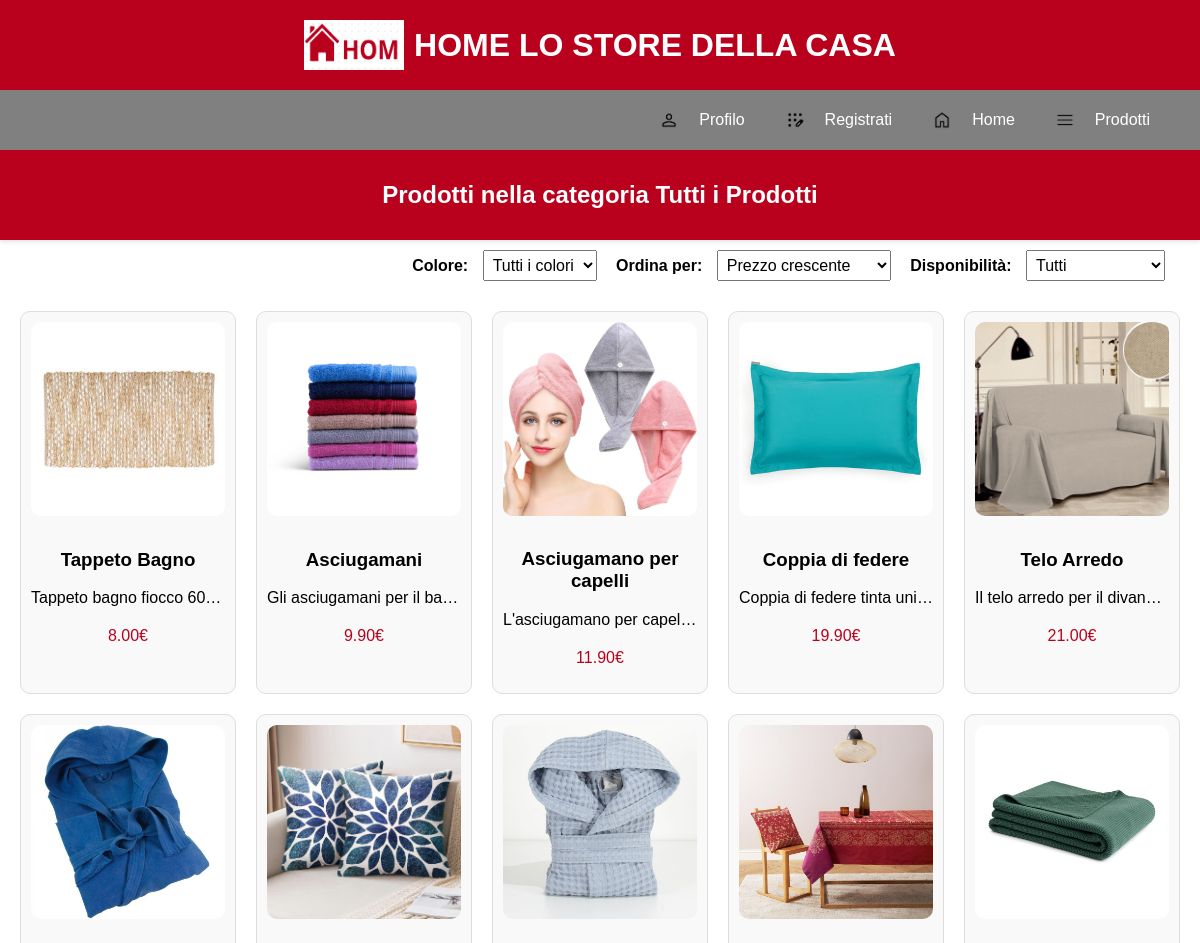
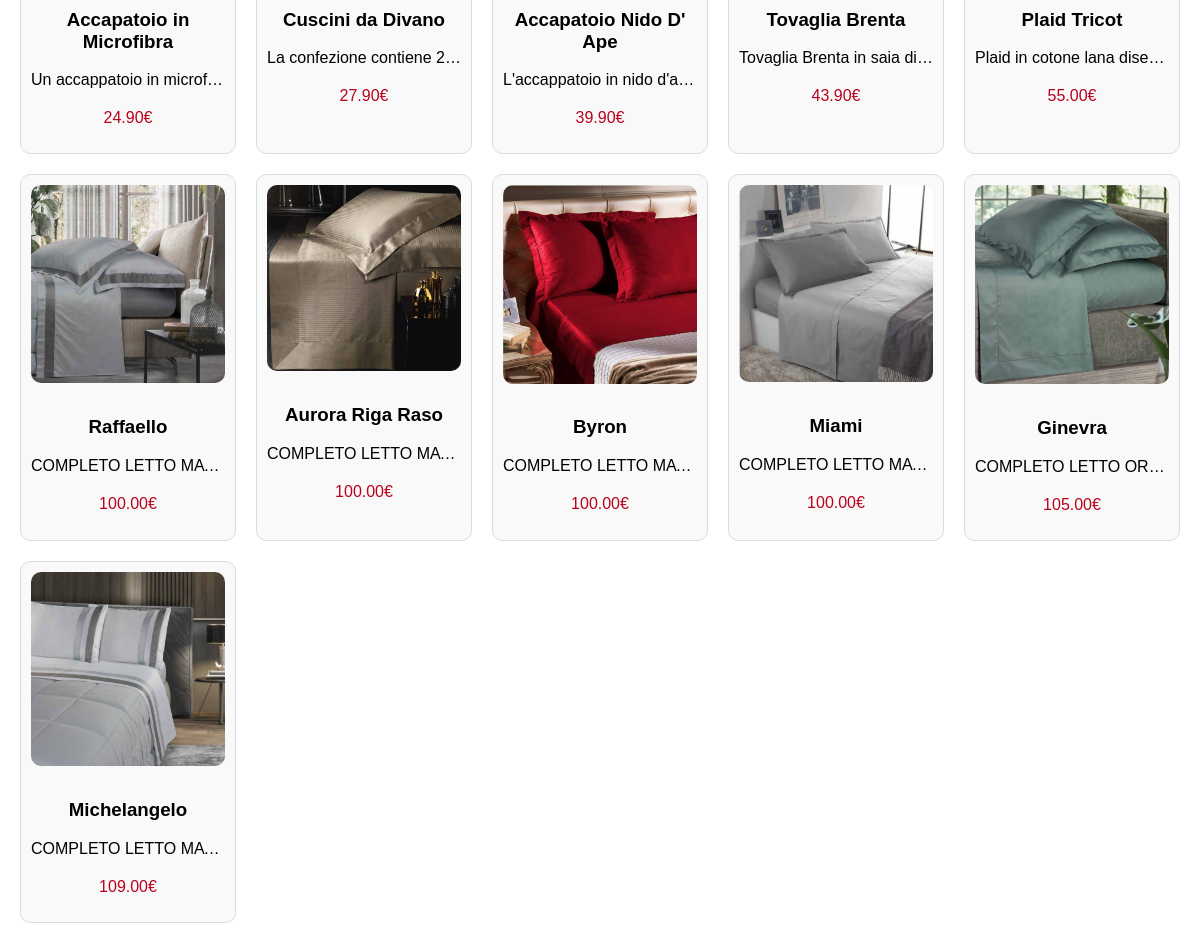
/tutti-i-prodotti/, run on the app's committed database (2 pictures, top to bottom).
### homestore/models.py (models this page shows, shortened)
class Product(models.Model):
    categoria = models.CharField(max_length=200)
    nome = models.CharField(max_length=200)
    descrizione = models.TextField()
    immagine = models.ImageField(upload_to='media/', blank=True, null=True)
    prezzo = models.DecimalField(max_digits=10, decimal_places=2)
    stock = models.PositiveIntegerField(default=0)
    available = models.BooleanField(default=True)
    created = models.DateTimeField(auto_now_add=True)
    updated = models.DateTimeField(auto_now=True)
    sold_count = models.PositiveIntegerField(default=0)
    colori = models.ManyToManyField(Color, blank=True)

### homestore/views.py (the view)
# urls.py: path('tutti-i-prodotti/', all_products, name='all_products'),
def all_products(request):
    order_by = request.GET.get('order', 'price_asc')
    selected_color_id = request.GET.get('color', None)
    availability = request.GET.get('availability')
    if order_by == 'price_asc':
        products = Product.objects.all().order_by('prezzo')  # Ordina per prezzo crescente
    elif order_by == 'price_desc':
        products = Product.objects.all().order_by('-prezzo')  # Ordina per prezzo decrescente
    else:
        products = Product.objects.all()  # Ordina senza filtro
    if selected_color_id:
        products = products.filter(colori__id=selected_color_id)
    if availability == 'available':
        products = products.filter(stock__gt=0)
    elif availability == 'unavailable':
        products = products.filter(stock=0)
    colors = Color.objects.all()
    return render(request, 'homestore/all_products.html', {
        'products': products,
        'order_by': order_by,
        'selected_color': selected_color_id,
        'colors': colors,
        'availability': availability,
    })

### homestore/templates/homestore/all_products.html (shortened to what this page needs)
{% extends 'homestore/nav.html' %}
{% load static %}
{% block content %}
<header>
    <div class="category-title">
        <h2>Prodotti nella categoria Tutti i Prodotti</h2>
    </div>
</header>
<div class="filters-container">
    <form method="get" class="filters">
        <label for="color">Colore:</label>
            <select name="color" id="color" onchange="this.form.submit()">
                <option value="">Tutti i colori</option>
            </select>
        <label for="order">Ordina per:</label>
        <select name="order" id="order" onchange="this.form.submit()">
            <option value="price_asc" {% if order_by == 'price_asc' %}selected{% endif %}>Prezzo crescente</option>
        </select>
        <label for="availability">Disponibilità:</label>
            <select name="availability" id="availability" onchange="this.form.submit()">
                <option value="">Tutti</option>
            </select>
    </form>
</div>
<main>
    <section>
    <div class="product-grid">
        {% for product in products %}
            <div class="product-item">
                <a href="{% url 'product_detail' product.id %}" class="product-info">
                    {% if product.immagine %}
                        <img src="{{ product.immagine.url }}" alt="{{ product.nome }}">
                    {% else %}
                        <p>Nessuna immagine disponibile</p>
                    {% endif %}
                    <h3>{{ product.nome }}</h3>
                    <div class="product-description">
                        <p class="truncated">{{ product.descrizione|truncatewords:15 }}</p>
                    </div>
                    <p class="price">{{ product.prezzo }}€</p>
                </a>
            </div>
        {% empty %}
        <div class="no-products-container">
            <div class="no-products-message">
                <i class="fas fa-exclamation-circle"></i> Nessun prodotto disponibile.
            </div>
        </div>
        {% endfor %}
    </div>
</section>
</main>
{% endblock %}

### homestore/static/css/style.css (style rules this page uses)
p { margin-top: 20px; text-align: center; }

### homestore/templates/homestore/nav.html (style rules this page uses)
body { font-family: Arial, sans-serif; margin: 0; padding: 0; overflow-x: hidden; }
header { background-color: #b9001c; color: white; padding: 10px 0; text-align: center; height: 70px; box-shadow: 0 2px 4px rgba(0, 0, 0, 0.1); display: flex; align-items: center; justify-content: center; gap: 10px; }

### homestore/templates/homestore/all_products.html (style rules this page uses)
.product-grid { display: grid; grid-template-columns: repeat(auto-fill, minmax(200px, 1fr)); gap: 20px; padding: 20px; }
.category-title { background-color: #b9001c; padding: 10px; text-align: center; color: #fff; }
.filters-container { text-align: right; padding: 10px 20px; }
.filters { display: inline-block; }
.filters label { margin-right: 10px; font-weight: bold; }
.filters select { padding: 5px; font-size: 16px; margin-right: 15px; }
.product-item { position: relative; text-align: center; padding: 10px; background-color: #f9f9f9; border: 1px solid #ddd; transition: box-shadow 0.3s ease; cursor: pointer; border-radius: 10px; }
.product-item img { max-width: 100%; height: auto; margin-bottom: 10px; border-radius: 10px; }
.product-info { text-decoration: none; color: inherit; }
.product-description { display: block; white-space: nowrap; overflow: hidden; text-overflow: ellipsis; width: 100%; }
.product-description p { margin: 0; }
.truncated { display: block; white-space: nowrap; overflow: hidden; text-overflow: ellipsis; width: 100%; }
.price { color: #b9001c; }

### data on the page
Product: immagine (picture), nome "Tappeto Bagno", descrizione "Tappeto bagno fiocco 60…", prezzo "8.00"
Product: immagine (picture), nome "Asciugamani", descrizione "Gli asciugamani per il ba…", prezzo "9.90"
Product: immagine (picture), nome "Asciugamano per capelli", descrizione "L'asciugamano per capel…", prezzo "11.90"
Product: immagine (picture), nome "Coppia di federe", descrizione "Coppia di federe tinta uni…", prezzo "19.90"
Product: immagine (picture), nome "Telo Arredo", descrizione "Il telo arredo per il divan…", prezzo "21.00"
Product: immagine (picture), nome "Accapatoio in Microfibra", descrizione "Un accappatoio in microf…", prezzo "24.90"
Product: immagine (picture), nome "Cuscini da Divano", descrizione "La confezione contiene 2…", prezzo "27.90"
Product: immagine (picture), nome "Accapatoio Nido D' Ape", descrizione "L'accappatoio in nido d'a…", prezzo "39.90"
Product: immagine (picture), nome "Tovaglia Brenta", descrizione "Tovaglia Brenta in saia di…", prezzo "43.90"
Product: immagine (picture), nome "Plaid Tricot", descrizione "Plaid in cotone lana dise…", prezzo "55.00"
Product: immagine (picture), nome "Raffaello", descrizione "COMPLETO LETTO MA…", prezzo "100.00"
Product: immagine (picture), nome "Aurora Riga Raso", descrizione "COMPLETO LETTO MA…", prezzo "100.00"
Product: immagine (picture), nome "Byron", descrizione "COMPLETO LETTO MA…", prezzo "100.00"
Product: immagine (picture), nome "Miami", descrizione "COMPLETO LETTO MA…", prezzo "100.00"
Product: immagine (picture), nome "Ginevra", descrizione "COMPLETO LETTO OR…", prezzo "105.00"
Product: immagine (picture), nome "Michelangelo", descrizione "COMPLETO LETTO MA…", prezzo "109.00"
